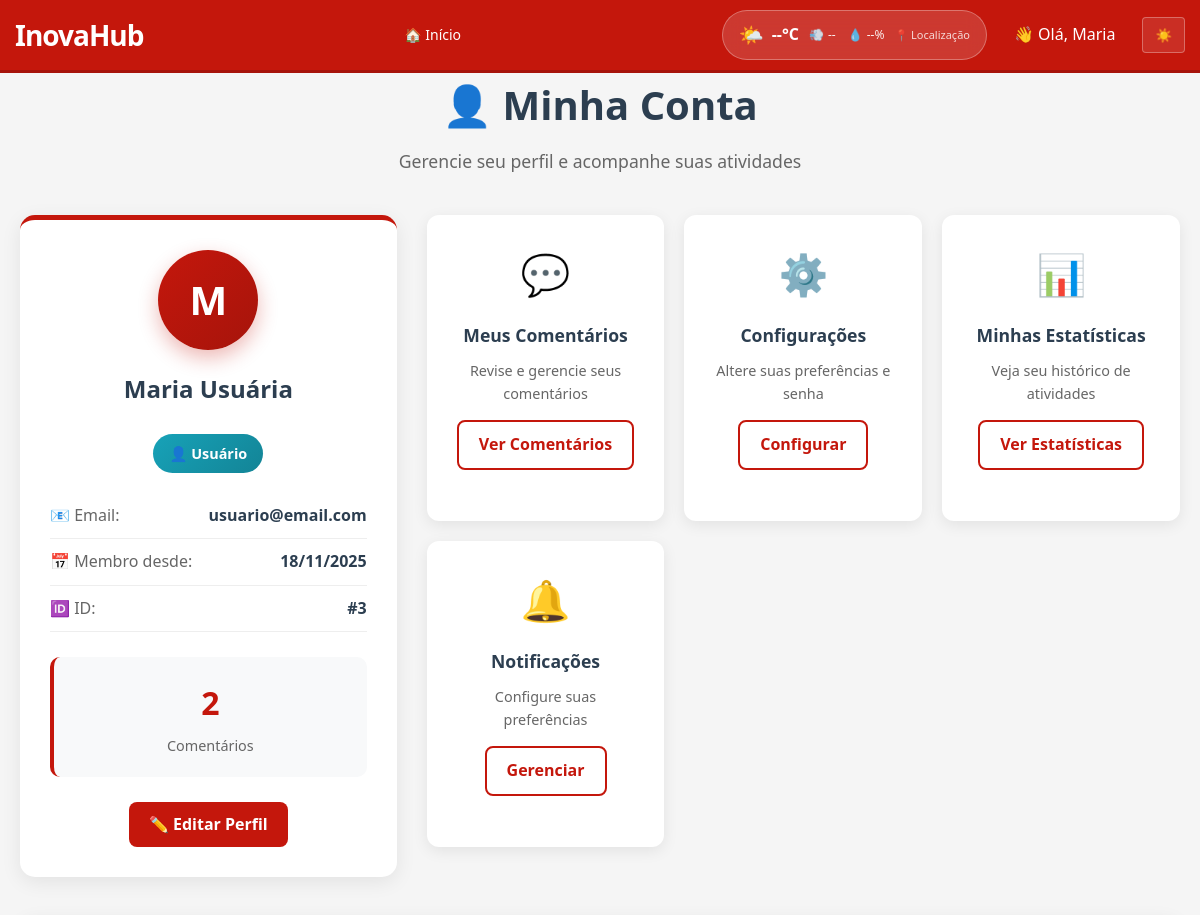
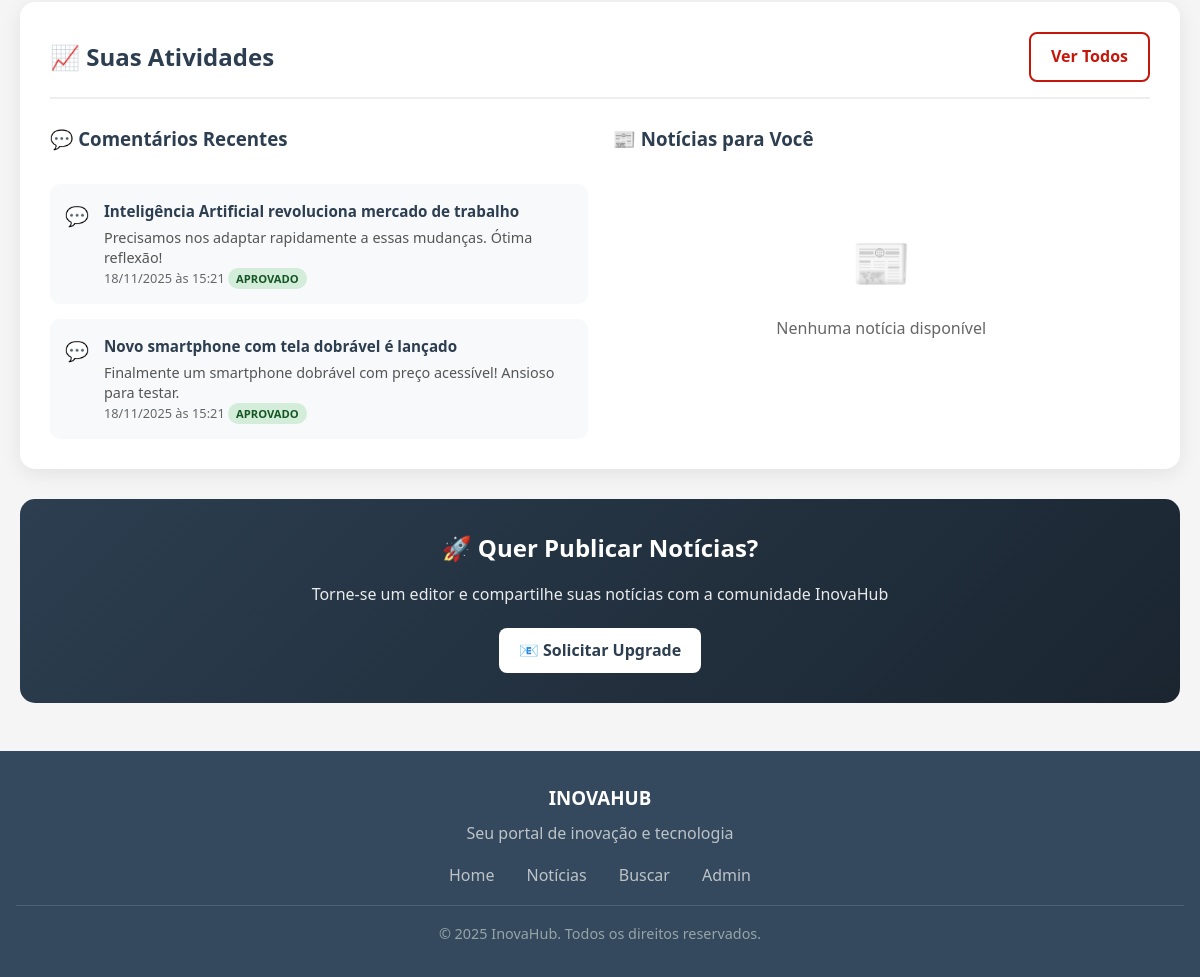
/usuario/dashboard.php (signed in), run on the app's committed database (2 pictures, top to bottom).
### tables this page shows
CREATE TABLE `usuarios` (
  `id` int(11) NOT NULL,
  `nome` varchar(100) NOT NULL,
  `email` varchar(150) NOT NULL,
  `senha` varchar(255) NOT NULL,
  `avatar` varchar(255) DEFAULT 'avatar.jpg',
  `tipo` enum('admin','editor','usuario') DEFAULT 'usuario',
  `status` enum('ativo','inativo') DEFAULT 'ativo',
  `criado_em` timestamp NOT NULL DEFAULT current_timestamp(),
  `atualizado_em` timestamp NOT NULL DEFAULT current_timestamp() ON UPDATE current_timestamp()
);

CREATE TABLE `comentarios` (
  `id` int(11) NOT NULL,
  `noticia_id` int(11) NOT NULL,
  `usuario_id` int(11) NOT NULL,
  `comentario` text NOT NULL,
  `aprovado` tinyint(1) DEFAULT 0,
  `criado_em` timestamp NOT NULL DEFAULT current_timestamp()
);

CREATE TABLE `noticias` (
  `id` int(11) NOT NULL,
  `titulo` varchar(200) NOT NULL,
  `slug` varchar(200) NOT NULL,
  `resumo` text NOT NULL,
  `noticia` longtext NOT NULL,
  `imagem` varchar(255) DEFAULT 'noticia.jpg',
  `autor` int(11) NOT NULL,
  `categoria` int(11) NOT NULL,
  `status` enum('rascunho','publicada','arquivada') DEFAULT 'rascunho',
  `visualizacoes` int(11) DEFAULT 0,
  `destaque` tinyint(1) DEFAULT 0,
  `data` timestamp NOT NULL DEFAULT current_timestamp(),
  `publicada_em` timestamp NULL DEFAULT NULL,
  `criado_em` timestamp NOT NULL DEFAULT current_timestamp(),
  `atualizado_em` timestamp NOT NULL DEFAULT current_timestamp() ON UPDATE current_timestamp()
);

### includes/funcoes.php (called while the page is built, shortened)
<?php
function usuarioLogado($pdo)
{
    if (isset($_SESSION['usuario_id'])) {
        $stmt = $pdo->prepare("SELECT * FROM usuarios WHERE id = ?");
        $stmt->execute([$_SESSION['usuario_id']]);
        return $stmt->fetch(PDO::FETCH_ASSOC);
    }
    return false;
}
function formatarData($data)
{
    return date('d/m/Y \à\s H:i', strtotime($data));
}
function resumoTexto($texto, $limite = 150)
{
    $texto = strip_tags($texto);
    if (strlen($texto) <= $limite) {
        return $texto;
    }
    return substr($texto, 0, $limite) . '...';
}

### usuario/dashboard.php (the view, shortened to what this page needs)
<?php
require '../includes/conexao.php';
require '../includes/funcoes.php';
$usuario = usuarioLogado($pdo);
$stmt = $pdo->prepare("
    SELECT COUNT(*) as total_comentarios
    FROM comentarios
    WHERE usuario_id = ? AND aprovado = 1
");
$stmt->execute([$usuario['id']]);
$estatisticas = $stmt->fetch();
$ultimos_comentarios = $pdo->prepare("
    SELECT n.titulo, n.slug, c.comentario, c.criado_em, c.aprovado
    FROM comentarios c
    JOIN noticias n ON c.noticia_id = n.id
    WHERE c.usuario_id = ?
    ORDER BY c.criado_em DESC
    LIMIT 3
");
$ultimos_comentarios->execute([$usuario['id']]);
$comentarios = $ultimos_comentarios->fetchAll();
$noticias_recentes = $pdo->query("
    SELECT titulo, slug, resumo, data
    FROM noticias
    WHERE status = 'publicado'
    ORDER BY data DESC
    LIMIT 3
")->fetchAll();
?>
<!DOCTYPE html>
<html lang="pt-br">
<head>
</head>
<body>
    <?php include '../includes/header.php'; ?>
    <main class="container">
        <div class="page-header">
            <h1>👤 Minha Conta</h1>
            <p>Gerencie seu perfil e acompanhe suas atividades</p>
        </div>
        <div class="user-profile">
            <div class="profile-card">
                <div class="user-avatar">
                    <?= strtoupper(substr($usuario['nome'], 0, 1)) ?>
                </div>
                <h2><?= htmlspecialchars($usuario['nome']) ?></h2>
                <span class="user-type">👤 Usuário</span>
                <div class="user-info">
                    <div class="info-item">
                        <span class="info-label">📧 Email:</span>
                        <span class="info-value"><?= $usuario['email'] ?></span>
                    </div>
                    <div class="info-item">
                        <span class="info-label">📅 Membro desde:</span>
                        <span class="info-value"><?= date('d/m/Y', strtotime($usuario['criado_em'])) ?></span>
                    </div>
                    <div class="info-item">
                        <span class="info-label">🆔 ID:</span>
                        <span class="info-value">#<?= $usuario['id'] ?></span>
                    </div>
                </div>
                <div class="stats-grid">
                    <div class="stat-card">
                        <div class="stat-number"><?= $estatisticas['total_comentarios'] ?? 0 ?></div>
                        <div class="stat-label">Comentários</div>
                    </div>
                </div>
                <a href="editar_perfil.php" class="btn">✏️ Editar Perfil</a>
            </div>
            <div class="actions-grid">
                <div class="action-card">
                    <div class="action-icon">💬</div>
                    <h3>Meus Comentários</h3>
                    <p>Revise e gerencie seus comentários</p>
                    <a href="meus_comentarios.php" class="btn btn-outline">Ver Comentários</a>
                </div>
                <div class="action-card">
                    <div class="action-icon">⚙️</div>
                    <h3>Configurações</h3>
                    <p>Altere suas preferências e senha</p>
                    <a href="configuracoes.php" class="btn btn-outline">Configurar</a>
                </div>
                <div class="action-card">
                    <div class="action-icon">📊</div>
                    <h3>Minhas Estatísticas</h3>
                    <p>Veja seu histórico de atividades</p>
                    <a href="estatisticas.php" class="btn btn-outline">Ver Estatísticas</a>
                </div>
                <div class="action-card">
                    <div class="action-icon">🔔</div>
                    <h3>Notificações</h3>
                    <p>Configure suas preferências</p>
                    <a href="notificacoes.php" class="btn btn-outline">Gerenciar</a>
                </div>
            </div>
        </div>
        <div class="activities-section">
            <div class="section-header">
                <h2>📈 Suas Atividades</h2>
                <a href="meus_comentarios.php" class="btn btn-outline">Ver Todos</a>
            </div>
            <div class="activities-grid">
                <div class="activity-list">
                    <h3 style="margin-bottom: 15px; color: var(--secondary);">💬 Comentários Recentes</h3>
                    <?php if (!empty($comentarios)): ?>
                        <?php foreach ($comentarios as $comentario): ?>
                            <div class="activity-item">
                                <div class="activity-icon">💬</div>
                                <div class="activity-content">
                                    <div class="activity-title">
                                        <a href="../noticia.php?slug=<?= $comentario['slug'] ?>" style="color: inherit; text-decoration: none;">
                                            <?= htmlspecialchars($comentario['titulo']) ?>
                                        </a>
                                    </div>
                                    <div class="activity-text">
                                        <?= htmlspecialchars(resumoTexto($comentario['comentario'], 80)) ?>
                                    </div>
                                    <div class="activity-meta">
                                        <?= formatarData($comentario['criado_em']) ?>
                                        <span class="status-badge <?= $comentario['aprovado'] ? 'status-approved' : 'status-pending' ?>">
                                            <?= $comentario['aprovado'] ? 'Aprovado' : 'Pendente' ?>
                                        </span>
                                    </div>
                                </div>
                            </div>
                        <?php endforeach; ?>
                    <?php endif; ?>
                </div>
                <div class="activity-list">
                    <h3 style="margin-bottom: 15px; color: var(--secondary);">📰 Notícias para Você</h3>
                    <?php if (!empty($noticias_recentes)): ?>
                        <?php foreach ($noticias_recentes as $noticia): ?>
                            <div class="activity-item">
                                <div class="activity-icon">📰</div>
                                <div class="activity-content">
                                    <div class="activity-title">
                                        <a href="../noticia.php?slug=<?= $noticia['slug'] ?>" style="color: inherit; text-decoration: none;">
                                            <?= htmlspecialchars($noticia['titulo']) ?>
                                        </a>
                                    </div>
                                    <div class="activity-text">
                                        <?= htmlspecialchars(resumoTexto($noticia['resumo'], 80)) ?>
                                    </div>
                                    <div class="activity-meta">
                                        <?= formatarData($noticia['data']) ?>
                                    </div>
                                </div>
                            </div>
                        <?php endforeach; ?>
                    <?php else: ?>
                        <div class="empty-state">
                            <div class="icon">📰</div>
                            <p>Nenhuma notícia disponível</p>
                        </div>
                    <?php endif; ?>
                </div>
            </div>
        </div>
        <div class="upgrade-banner">
            <h3>🚀 Quer Publicar Notícias?</h3>
            <p>Torne-se um editor e compartilhe suas notícias com a comunidade InovaHub</p>
            <a href="../contato.php?assunto=virar-editor" class="btn btn-light">📧 Solicitar Upgrade</a>
        </div>
    </main>
    <?php include '../includes/footer.php'; ?>
</body>
</html>

### includes/header.php (shortened to what this page needs)
<?php
require_once 'conexao.php';
require_once 'funcoes.php';
$usuario = usuarioLogado($pdo);
?>
<!DOCTYPE html>
<html lang="pt-br">
<head>
</head>
<body>
    <header class="topo">
        <div class="topo-container">
            <div class="logo-area">
                <h1 class="logo">
                    <a href="../index.php">InovaHub</a>
                </h1>
            </div>
            <nav class="nav-principal" id="nav-principal">
                <a href="../index.php">🏠 Início</a>
            </nav>
            <div class="user-area">
                <div class="clima-navbar-expandido" id="climaNavbar" onclick="abrirClimaCompleto()">
                    <div class="clima-navbar-conteudo">
                        <div class="clima-navbar-principal">
                            <span class="clima-navbar-icone" id="climaNavbarIcone">🌤️</span>
                            <span class="clima-navbar-temperatura" id="climaNavbarTemp">--°C</span>
                        </div>
                        <div class="clima-navbar-detalhes">
                            <div class="clima-navbar-info">
                                <span>💨</span>
                                <span id="climaNavbarVento">--</span>
                            </div>
                            <div class="clima-navbar-info">
                                <span>💧</span>
                                <span id="climaNavbarUmidade">--%</span>
                            </div>
                        </div>
                        <div class="clima-navbar-local" id="climaNavbarLocal">📍 Localização</div>
                    </div>
                </div>
                <?php if ($usuario): ?>
                    <div class="user-menu">
                        <span class="user-greeting">👋 Olá, <?= htmlspecialchars(explode(' ', $usuario['nome'])[0]) ?></span>
                    </div>
                <?php endif; ?>
                <button class="btn-theme" id="btn-theme" title="Alternar tema">☀️</button>
            </div>
        </div>
    </header>
</body>
</html>

### includes/header.php (style rules this page uses)
* { margin: 0; padding: 0; box-sizing: border-box; font-family: 'Segoe UI', Tahoma, Geneva, Verdana, sans-serif; }
:root { --primary: #c4170c; --primary-dark: #a6140b; --secondary: #2c3e50; --light: #f8f9fa; --dark: #343a40; --success: #28a745; --warning: #ffc107; --danger: #dc3545; }
body { background: #f5f5f5; color: #333; }
.topo { background-color: var(--primary); color: white; padding: 10px 0; border-bottom: 3px solid var(--primary-dark); }
.topo-container { max-width: 1200px; margin: 0 auto; display: flex; justify-content: space-between; align-items: center; padding: 0 15px; }
.logo-area { display: flex; align-items: center; gap: 20px; }
.logo { font-size: 28px; font-weight: bold; letter-spacing: -1px; }
.logo a { color: white; text-decoration: none; }
.nav-principal { display: flex; gap: 20px; }
.nav-principal a { color: white; text-decoration: none; padding: 8px 12px; border-radius: 4px; transition: background-color 0.2s; font-size: 14px; }
.user-area { display: flex; align-items: center; gap: 15px; }
.user-menu { position: relative; }
.user-greeting { cursor: pointer; padding: 8px 12px; border-radius: 4px; transition: background-color 0.2s; color: white; }
.btn-theme { background: rgba(255, 255, 255, 0.1); border: 1px solid rgba(255, 255, 255, 0.3); color: white; padding: 8px 12px; border-radius: 4px; cursor: pointer; transition: background-color 0.2s; }
.clima-navbar-expandido { display: flex; align-items: center; gap: 12px; background: rgba(255, 255, 255, 0.15); padding: 8px 16px; border-radius: 25px; color: white; font-size: 14px; cursor: pointer; transition: all 0.3s ease; border: 1px solid rgba(255, 255, 255, 0.3); backdrop-filter: blur(10px); }
.clima-navbar-conteudo { display: flex; align-items: center; gap: 10px; }
.clima-navbar-principal { display: flex; align-items: center; gap: 8px; }
.clima-navbar-icone { font-size: 20px; }
.clima-navbar-temperatura { font-size: 16px; font-weight: 700; }
.clima-navbar-detalhes { display: flex; align-items: center; gap: 12px; font-size: 12px; opacity: 0.9; }
.clima-navbar-info { display: flex; align-items: center; gap: 4px; }
.clima-navbar-local { font-size: 11px; opacity: 0.8; max-width: 100px; overflow: hidden; text-overflow: ellipsis; white-space: nowrap; }

### data on the page
usuarios: nome "Maria", nome "M", nome "Maria Usuária", email "usuario@email.com", criado_em "18/11/2025", id "3"
comentarios: noticia.titulo "Inteligência Artificial revoluciona mercado de trabalho", comentario "Precisamos nos adaptar rapidamente a essas mudanças. Ótima reflexão!", criado_em "18/11/2025 às 15:21", aprovado "APROVADO"
comentarios: noticia.titulo "Novo smartphone com tela dobrável é lançado", comentario "Finalmente um smartphone dobrável com preço acessível! Ansioso para testar.", criado_em "18/11/2025 às 15:21", aprovado "APROVADO"

### other printed values
$estatisticas['total_comentarios'] "2"
